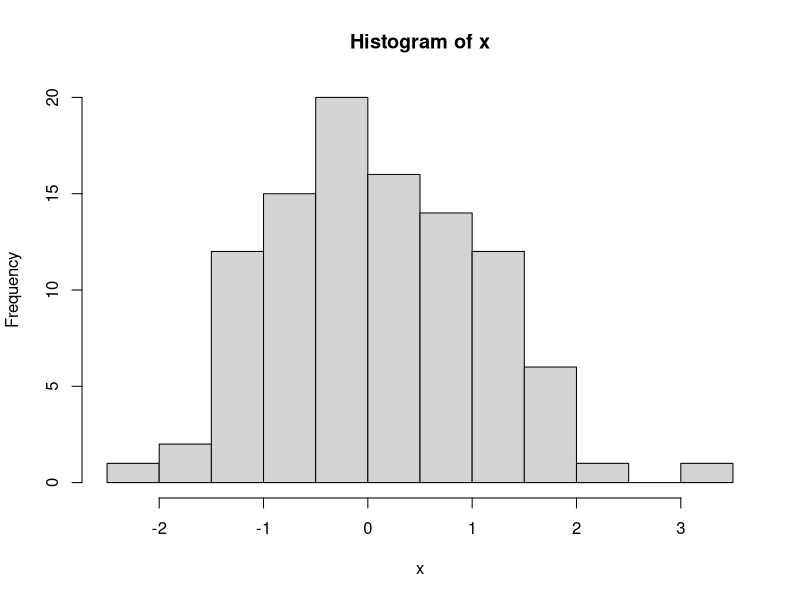

Recreate this plot in R.
## ---- chunk 1
x <- rnorm(n = 100, mean = 0, sd = 1)
hist(x)
## ---- chunk 2
sessionInfo()
